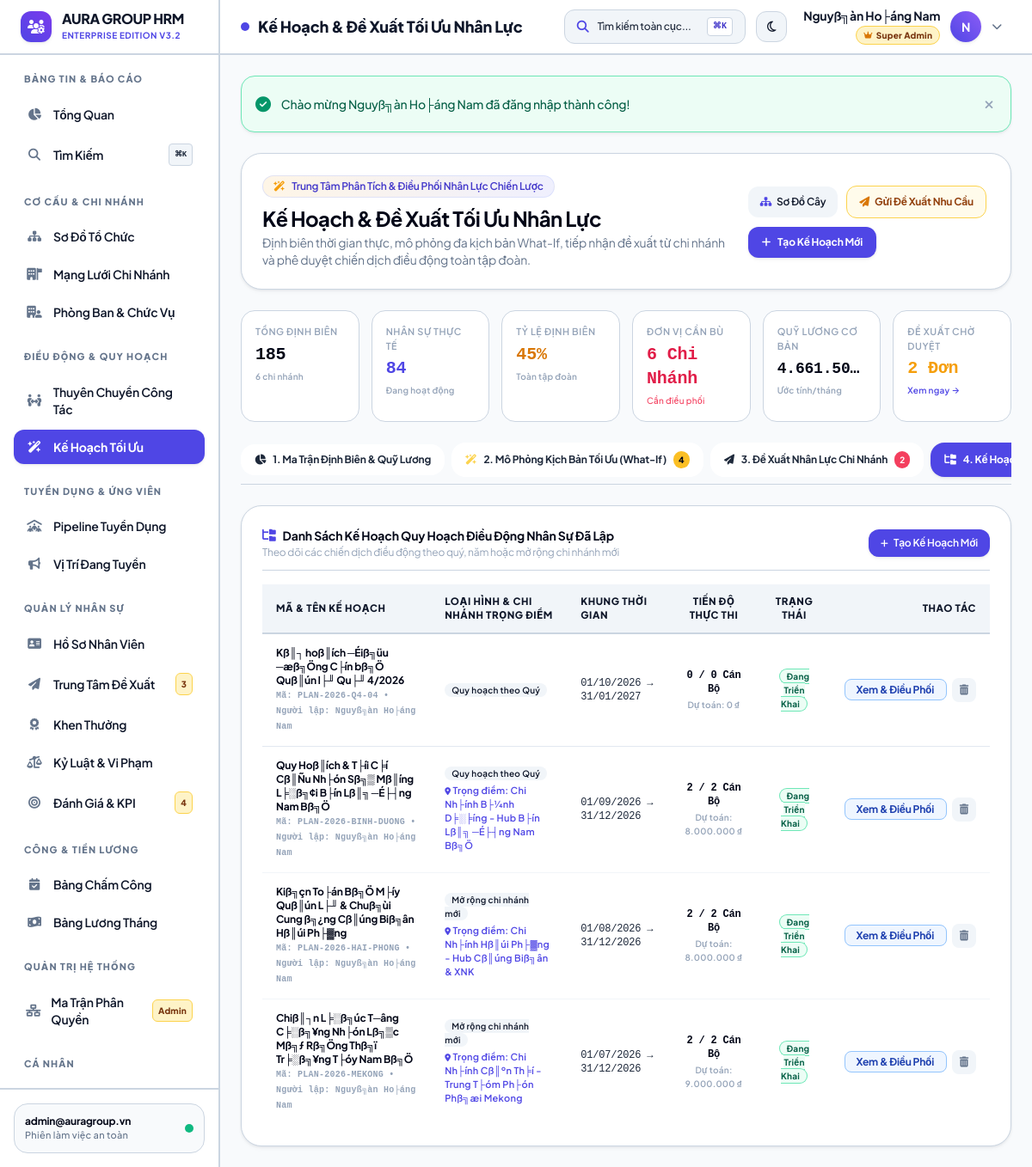
Page /modules/planning/index.php?tab=plans (signed in) on the committed database.
### tables this page shows
CREATE TABLE `transfer_plans` (
  `id` int(11) NOT NULL AUTO_INCREMENT,
  `plan_code` varchar(50) NOT NULL,
  `title` varchar(255) NOT NULL,
  `description` text DEFAULT NULL,
  `plan_type` enum('quarterly','annual','branch_expansion','emergency_rebalance') DEFAULT 'quarterly',
  `target_branch_id` int(11) DEFAULT NULL COMMENT 'Chi nh├ính trß╗ìng ─æiß╗âm cß║ºn t─âng c╞░ß╗¥ng (nß║┐u c├│)',
  `status` enum('draft','active','completed','cancelled') DEFAULT 'draft',
  `start_date` date NOT NULL,
  `end_date` date NOT NULL,
  `created_by` int(11) DEFAULT NULL,
  `created_at` timestamp NOT NULL DEFAULT current_timestamp(),
  `updated_at` timestamp NOT NULL DEFAULT current_timestamp() ON UPDATE current_timestamp(),
  PRIMARY KEY (`id`),
  UNIQUE KEY `plan_code` (`plan_code`),
  KEY `target_branch_id` (`target_branch_id`),
  CONSTRAINT `transfer_plans_ibfk_1` FOREIGN KEY (`target_branch_id`) REFERENCES `branches` (`id`) ON DELETE SET NULL
);

CREATE TABLE `users` (
  `id` int(11) NOT NULL AUTO_INCREMENT,
  `role_id` int(11) DEFAULT NULL,
  `username` varchar(50) NOT NULL,
  `password` varchar(255) NOT NULL,
  `fullname` varchar(100) NOT NULL,
  `email` varchar(100) NOT NULL,
  `is_superadmin` tinyint(1) DEFAULT 0 COMMENT '1: Super Admin to├án quyß╗ün kh├┤ng cß║ºn check matrix',
  `status` enum('active','inactive') DEFAULT 'active',
  `created_at` timestamp NOT NULL DEFAULT current_timestamp(),
  PRIMARY KEY (`id`),
  UNIQUE KEY `username` (`username`),
  UNIQUE KEY `email` (`email`),
  KEY `role_id` (`role_id`),
  CONSTRAINT `users_ibfk_1` FOREIGN KEY (`role_id`) REFERENCES `roles` (`id`) ON DELETE SET NULL
);

CREATE TABLE `branches` (
  `id` int(11) NOT NULL AUTO_INCREMENT,
  `code` varchar(20) NOT NULL,
  `name` varchar(150) NOT NULL,
  `address` varchar(255) DEFAULT NULL,
  `phone` varchar(20) DEFAULT NULL,
  `email` varchar(100) DEFAULT NULL,
  `manager_id` int(11) DEFAULT NULL,
  `target_headcount` int(11) DEFAULT 50 COMMENT '─Éß╗ïnh bi├¬n nh├ón sß╗▒ mß╗Ñc ti├¬u',
  `is_headquarter` tinyint(1) DEFAULT 0 COMMENT '1: Trß╗Ñ sß╗ƒ ch├¡nh, 0: Chi nh├ính',
  `status` enum('active','inactive') DEFAULT 'active',
  `notes` text DEFAULT NULL,
  `created_at` timestamp NOT NULL DEFAULT current_timestamp(),
  PRIMARY KEY (`id`),
  UNIQUE KEY `code` (`code`)
);

### modules/planning/index.php (the view, shortened to what the rows shown need)
<?php
require_once __DIR__ . '/../../core/auth.php';
$active_tab = $_GET['tab'] ?? 'analytics';
$plans = $pdo->query("
    SELECT
        p.*,
        tb.name AS target_branch_name,
        tb.code AS target_branch_code,
        u.fullname AS creator_name,
        COUNT(tpi.id) AS total_candidates,
        COUNT(CASE WHEN tpi.transfer_id IS NOT NULL THEN 1 END) AS executed_candidates,
        COALESCE(SUM(tpi.estimated_allowance), 0) AS total_estimated_cost
    FROM transfer_plans p
    LEFT JOIN branches tb ON p.target_branch_id = tb.id
    LEFT JOIN users u ON p.created_by = u.id
    LEFT JOIN transfer_plan_items tpi ON p.id = tpi.plan_id
    GROUP BY p.id
    ORDER BY p.id DESC
")->fetchAll();
require_once __DIR__ . '/../../includes/header.php';
?>
<div class="space-y-6">
    <div class="flex flex-col sm:flex-row sm:items-center justify-between gap-4 bg-white dark:bg-slate-900 p-6 rounded-3xl border border-slate-200/80 dark:border-slate-800 shadow-sm">
        <div>
            <h2 class="text-xl sm:text-2xl font-bold text-slate-800 dark:text-white tracking-tight">Kế Hoạch & Đề Xuất Tối Ưu Nhân Lực</h2>
        </div>
    </div>
    <?php if ($active_tab === 'plans'): ?>
        <div class="bg-white dark:bg-slate-900 rounded-3xl border border-slate-200/80 dark:border-slate-800 shadow-sm p-6 space-y-4">
            <div class="overflow-x-auto">
                <table class="w-full text-left text-xs">
                    <thead>
                        <tr class="border-b border-slate-200 dark:border-slate-700 bg-slate-50 dark:bg-slate-800/50 text-slate-500 dark:text-slate-400 uppercase font-semibold">
                            <th class="py-3 px-4">Mã & Tên Kế Hoạch</th>
                            <th class="py-3 px-4">Loại Hình & Chi Nhánh Trọng Điểm</th>
                            <th class="py-3 px-4">Khung Thời Gian</th>
                            <th class="py-3 px-4 text-center">Tiến Độ Thực Thi</th>
                            <th class="py-3 px-4 text-center">Trạng Thái</th>
                            <th class="py-3 px-4 text-right">Thao Tác</th>
                        </tr>
                    </thead>
                    <tbody class="divide-y divide-slate-100 dark:divide-slate-800">
                        <?php foreach ($plans as $p): ?>
                            <tr class="hover:bg-slate-50/80 dark:hover:bg-slate-800/40 transition">
                                <td class="py-3.5 px-4">
                                    <a href="view.php?id=<?= $p['id'] ?>" class="font-bold text-slate-800 dark:text-white hover:text-indigo-600 transition text-xs block">
                                        <?= e($p['title']) ?>
                                    </a>
                                    <span class="font-mono text-[10px] text-slate-400">Mã: <?= e($p['plan_code']) ?> • Người lập: <?= e($p['creator_name'] ?? 'Admin') ?></span>
                                </td>
                                <td class="py-3.5 px-4">
                                    <span class="px-2 py-0.5 rounded-full text-[10px] font-semibold bg-slate-100 dark:bg-slate-800 text-slate-700 dark:text-slate-300">
                                        <?= [
                                            'quarterly' => 'Quy hoạch theo Quý',
                                            'annual' => 'Kế hoạch định kỳ Năm',
                                            'branch_expansion' => 'Mở rộng chi nhánh mới',
                                            'emergency_rebalance' => 'Cân bằng khẩn cấp'
                                        ][$p['plan_type']] ?? 'Kế hoạch chung' ?>
                                    </span>
                                    <?php if (!empty($p['target_branch_name'])): ?>
                                        <div class="text-[11px] text-indigo-600 dark:text-indigo-400 font-semibold mt-1">
                                            <i class="fa-solid fa-location-dot text-[9px]"></i> Trọng điểm: <?= e($p['target_branch_name']) ?>
                                        </div>
                                    <?php endif; ?>
                                </td>
                                <td class="py-3.5 px-4 font-mono text-slate-600 dark:text-slate-400">
                                    <?= format_date($p['start_date']) ?> &rarr; <?= format_date($p['end_date']) ?>
                                </td>
                                <td class="py-3.5 px-4 text-center">
                                    <div class="font-mono font-bold text-slate-800 dark:text-slate-200 text-xs">
                                        <?= $p['executed_candidates'] ?> / <?= $p['total_candidates'] ?> Cán Bộ
                                    </div>
                                    <div class="text-[10px] text-slate-400 mt-0.5">
                                        Dự toán: <?= format_money($p['total_estimated_cost']) ?>
                                    </div>
                                </td>
                                <td class="py-3.5 px-4 text-center">
                                    <?php if ($p['status'] === 'active'): ?>
                                        <span class="px-2 py-0.5 rounded-full text-[10px] font-semibold bg-emerald-50 dark:bg-emerald-950/40 text-emerald-700 dark:text-emerald-400 border border-emerald-200 dark:border-emerald-800">Đang Triển Khai</span>
                                    <?php elseif ($p['status'] === 'completed'): ?>
                                        <span class="px-2 py-0.5 rounded-full text-[10px] font-semibold bg-sky-50 dark:bg-sky-950/40 text-sky-700 dark:text-sky-400 border border-sky-200 dark:border-sky-800">Đã Hoàn Thành</span>
                                    <?php elseif ($p['status'] === 'draft'): ?>
                                        <span class="px-2 py-0.5 rounded-full text-[10px] font-semibold bg-slate-100 dark:bg-slate-800 text-slate-700 dark:text-slate-300">Bản Thảo (Nháp)</span>
                                    <?php else: ?>
                                        <span class="px-2 py-0.5 rounded-full text-[10px] font-semibold bg-rose-50 dark:bg-rose-950/40 text-rose-700 dark:text-rose-400">Đã Hủy</span>
                                    <?php endif; ?>
                                </td>
                                <td class="py-3.5 px-4 text-right space-x-1.5 whitespace-nowrap">
                                    <a href="view.php?id=<?= $p['id'] ?>"
                                       class="px-3 py-1 bg-indigo-50 hover:bg-indigo-100 dark:bg-indigo-900/30 text-indigo-700 dark:text-indigo-300 text-xs font-semibold rounded-lg transition"
                                       title="Xem chi tiết kế hoạch">
                                        Xem & Điều Phối
                                    </a>
                                    <?php if (has_permission('planning', 'delete')): ?>
                                        <button onclick="confirmDeletePlan(<?= $p['id'] ?>, '<?= e($p['title']) ?>')"
                                                class="w-7 h-7 rounded-lg bg-slate-100 hover:bg-rose-50 hover:text-rose-600 dark:bg-slate-800 dark:hover:bg-rose-900/40 text-slate-500 inline-flex items-center justify-center transition"
                                                title="Xóa kế hoạch">
                                            <i class="fa-solid fa-trash-can text-xs"></i>
                                        </button>
                                    <?php endif; ?>
                                </td>
                            </tr>
                        <?php endforeach; ?>
                    </tbody>
                </table>
            </div>
        </div>
    <?php endif; ?>
</div>
<?php require_once __DIR__ . '/../../includes/footer.php'; ?>

### rows in the picture
transfer_plans: title "Kß║┐ hoß║ích ─Éiß╗üu ─æß╗Öng C├ín bß╗Ö Quß║ún l├╜ Qu├╜ 4/2026", plan_code "PLAN-2026-Q4-04", users.fullname "Nguyß╗àn Ho├áng Nam", plan_type "Quy hoạch theo Quý", start_date "01/10/2026", end_date "31/01/2027", executed_candidates "0", total_candidates "0", total_estimated_cost "0 ₫", status "Đang Triển Khai"
transfer_plans: title "Quy Hoß║ích & T├íi C╞í Cß║Ñu Nh├ón Sß╗▒ Mß║íng L╞░ß╗¢i B├ín Lß║╗ ─É├┤ng Nam Bß╗Ö", plan_code "PLAN-2026-BINH-DUONG", users.fullname "Nguyß╗àn Ho├áng Nam", plan_type "Quy hoạch theo Quý", target_branch.name "Chi Nh├ính B├¼nh D╞░╞íng - Hub B├ín Lß║╗ ─É├┤ng Nam Bß╗Ö", start_date "01/09/2026", end_date "31/12/2026", executed_candidates "2", total_candidates "2", total_estimated_cost "8.000.000 ₫", status "Đang Triển Khai"
transfer_plans: title "Kiß╗çn To├án Bß╗Ö M├íy Quß║ún L├╜ & Chuß╗ùi Cung ß╗¿ng Cß║úng Biß╗ân Hß║úi Ph├▓ng", plan_code "PLAN-2026-HAI-PHONG", users.fullname "Nguyß╗àn Ho├áng Nam", plan_type "Mở rộng chi nhánh mới", target_branch.name "Chi Nh├ính Hß║úi Ph├▓ng - Hub Cß║úng Biß╗ân & XNK", start_date "01/08/2026", end_date "31/12/2026", executed_candidates "2", total_candidates "2", total_estimated_cost "8.000.000 ₫", status "Đang Triển Khai"
transfer_plans: title "Chiß║┐n L╞░ß╗úc T─âng C╞░ß╗¥ng Nh├ón Lß╗▒c Mß╗ƒ Rß╗Öng Thß╗ï Tr╞░ß╗¥ng T├óy Nam Bß╗Ö", plan_code "PLAN-2026-MEKONG", users.fullname "Nguyß╗àn Ho├áng Nam", plan_type "Mở rộng chi nhánh mới", target_branch.name "Chi Nh├ính Cß║ºn Th╞í - Trung T├óm Ph├ón Phß╗æi Mekong", start_date "01/07/2026", end_date "31/12/2026", executed_candidates "2", total_candidates "2", total_estimated_cost "9.000.000 ₫", status "Đang Triển Khai"

### other values in the picture
$pending_proposals_count "3"
$pending_evals_count "4"
$_SESSION['user']['username'] "admin@auragroup.vn"
$page_title "Kế Hoạch & Đề Xuất Tối Ưu Nhân Lực"
$user['fullname'] "Nguyß╗àn Ho├áng Nam"
$first_letter "N"
$flash['message'] "Chào mừng Nguyß╗àn Ho├áng Nam đã đăng nhập thành công!"
$total_target_headcount "185"
count($branch_analytics) "6"
$total_current_headcount "84"
$overall_fulfillment_rate "45"
$deficit_branches_count "6"
format_money($total_monthly_payroll) "4.661.50…"
$pending_requests_count "2"
